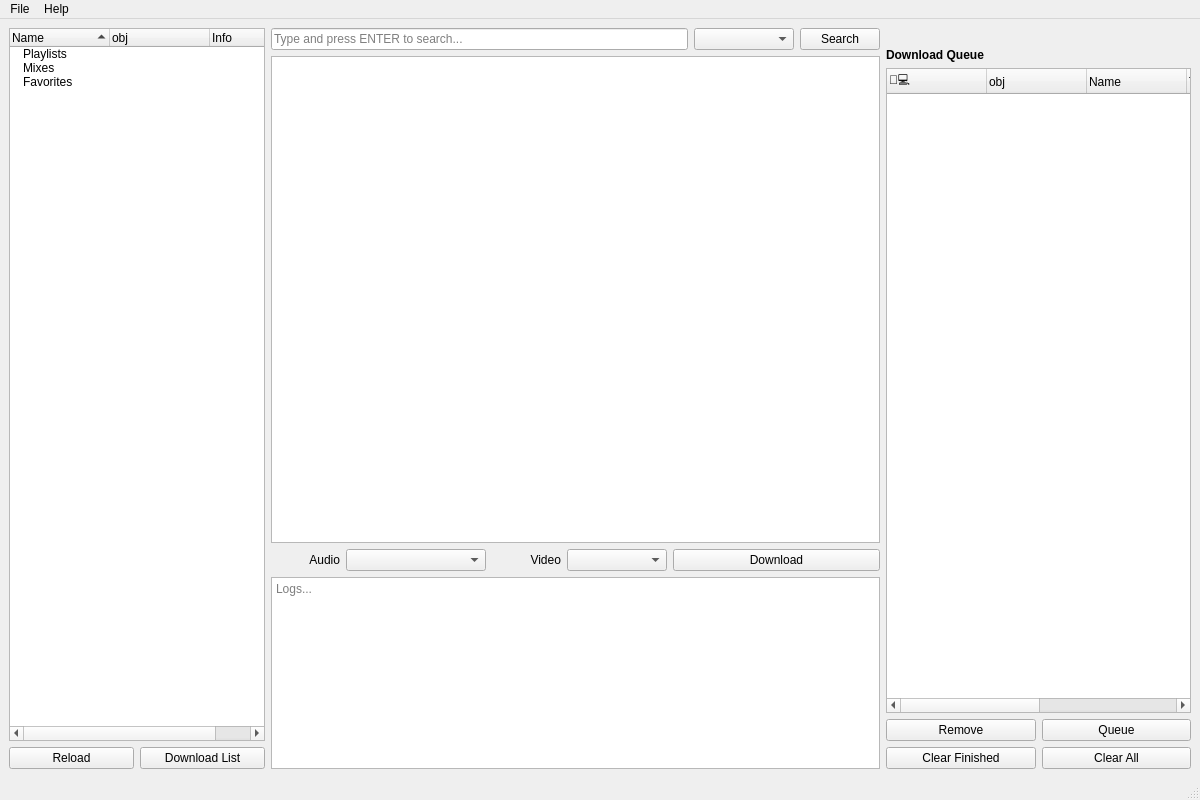
<?xml version="1.0" encoding="UTF-8"?>
<ui version="4.0">
 <class>MainWindow</class>
 <widget class="QMainWindow" name="MainWindow">
  <property name="geometry">
   <rect>
    <x>0</x>
    <y>0</y>
    <width>1200</width>
    <height>800</height>
   </rect>
  </property>
  <property name="windowTitle">
   <string>MainWindow</string>
  </property>
  <widget class="QWidget" name="w_central">
   <property name="enabled">
    <bool>true</bool>
   </property>
   <property name="sizePolicy">
    <sizepolicy hsizetype="Preferred" vsizetype="Expanding">
     <horstretch>100</horstretch>
     <verstretch>100</verstretch>
    </sizepolicy>
   </property>
   <property name="toolTip">
    <string notr="true"/>
   </property>
   <property name="statusTip">
    <string notr="true"/>
   </property>
   <property name="whatsThis">
    <string notr="true"/>
   </property>
   <property name="accessibleName">
    <string notr="true"/>
   </property>
   <property name="accessibleDescription">
    <string notr="true"/>
   </property>
   <layout class="QHBoxLayout" name="horizontalLayout" stretch="0,50,25">
    <item>
     <layout class="QVBoxLayout" name="lv_list_user">
      <item>
       <widget class="QTreeWidget" name="tr_lists_user">
        <property name="toolTip">
         <string notr="true"/>
        </property>
        <property name="statusTip">
         <string notr="true"/>
        </property>
        <property name="whatsThis">
         <string notr="true"/>
        </property>
        <property name="accessibleName">
         <string notr="true"/>
        </property>
        <property name="accessibleDescription">
         <string notr="true"/>
        </property>
        <property name="editTriggers">
         <set>QAbstractItemView::EditTrigger::NoEditTriggers</set>
        </property>
        <property name="showDropIndicator" stdset="0">
         <bool>false</bool>
        </property>
        <property name="selectionMode">
         <enum>QAbstractItemView::SelectionMode::ExtendedSelection</enum>
        </property>
        <property name="indentation">
         <number>10</number>
        </property>
        <property name="uniformRowHeights">
         <bool>true</bool>
        </property>
        <property name="sortingEnabled">
         <bool>true</bool>
        </property>
        <attribute name="headerCascadingSectionResizes">
         <bool>true</bool>
        </attribute>
        <attribute name="headerHighlightSections">
         <bool>true</bool>
        </attribute>
        <attribute name="headerShowSortIndicator" stdset="0">
         <bool>true</bool>
        </attribute>
        <column>
         <property name="text">
          <string notr="true">Name</string>
         </property>
         <property name="toolTip">
          <string notr="true"/>
         </property>
         <property name="statusTip">
          <string notr="true"/>
         </property>
         <property name="whatsThis">
          <string notr="true"/>
         </property>
        </column>
        <column>
         <property name="text">
          <string>obj</string>
         </property>
        </column>
        <column>
         <property name="text">
          <string notr="true">Info</string>
         </property>
         <property name="toolTip">
          <string notr="true"/>
         </property>
         <property name="statusTip">
          <string notr="true"/>
         </property>
         <property name="whatsThis">
          <string notr="true"/>
         </property>
        </column>
        <item>
         <property name="text">
          <string>Playlists</string>
         </property>
         <property name="text">
          <string/>
         </property>
         <property name="text">
          <string/>
         </property>
         <property name="flags">
          <set>ItemIsEnabled</set>
         </property>
        </item>
        <item>
         <property name="text">
          <string>Mixes</string>
         </property>
         <property name="text">
          <string/>
         </property>
         <property name="text">
          <string/>
         </property>
         <property name="flags">
          <set>ItemIsEnabled</set>
         </property>
        </item>
        <item>
         <property name="text">
          <string>Favorites</string>
         </property>
         <property name="text">
          <string/>
         </property>
         <property name="text">
          <string/>
         </property>
         <property name="flags">
          <set>ItemIsEnabled</set>
         </property>
        </item>
       </widget>
      </item>
      <item>
       <layout class="QHBoxLayout" name="lv_list_control">
        <item>
         <widget class="QPushButton" name="pb_reload_user_lists">
          <property name="sizePolicy">
           <sizepolicy hsizetype="Expanding" vsizetype="Fixed">
            <horstretch>0</horstretch>
            <verstretch>0</verstretch>
           </sizepolicy>
          </property>
          <property name="text">
           <string>Reload</string>
          </property>
         </widget>
        </item>
        <item>
         <widget class="QPushButton" name="pb_download_list">
          <property name="sizePolicy">
           <sizepolicy hsizetype="Expanding" vsizetype="Fixed">
            <horstretch>0</horstretch>
            <verstretch>0</verstretch>
           </sizepolicy>
          </property>
          <property name="text">
           <string>Download List</string>
          </property>
         </widget>
        </item>
       </layout>
      </item>
     </layout>
    </item>
    <item>
     <layout class="QVBoxLayout" name="lv_search_result" stretch="0,0,0,0">
      <property name="spacing">
       <number>-1</number>
      </property>
      <item>
       <layout class="QHBoxLayout" name="lh_search">
        <item>
         <widget class="QLineEdit" name="l_search">
          <property name="acceptDrops">
           <bool>false</bool>
          </property>
          <property name="toolTip">
           <string notr="true"/>
          </property>
          <property name="statusTip">
           <string notr="true"/>
          </property>
          <property name="whatsThis">
           <string notr="true"/>
          </property>
          <property name="accessibleName">
           <string notr="true"/>
          </property>
          <property name="accessibleDescription">
           <string notr="true"/>
          </property>
          <property name="locale">
           <locale language="English" country="UnitedStates"/>
          </property>
          <property name="text">
           <string notr="true"/>
          </property>
          <property name="placeholderText">
           <string notr="true">Type and press ENTER to search...</string>
          </property>
          <property name="clearButtonEnabled">
           <bool>true</bool>
          </property>
         </widget>
        </item>
        <item>
         <widget class="QComboBox" name="cb_search_type">
          <property name="minimumSize">
           <size>
            <width>100</width>
            <height>0</height>
           </size>
          </property>
          <property name="toolTip">
           <string notr="true"/>
          </property>
          <property name="statusTip">
           <string notr="true"/>
          </property>
          <property name="whatsThis">
           <string notr="true"/>
          </property>
          <property name="accessibleName">
           <string notr="true"/>
          </property>
          <property name="accessibleDescription">
           <string notr="true"/>
          </property>
          <property name="currentText">
           <string notr="true"/>
          </property>
          <property name="sizeAdjustPolicy">
           <enum>QComboBox::SizeAdjustPolicy::AdjustToContentsOnFirstShow</enum>
          </property>
          <property name="placeholderText">
           <string notr="true"/>
          </property>
         </widget>
        </item>
        <item>
         <widget class="QPushButton" name="pb_search">
          <property name="statusTip">
           <string notr="true"/>
          </property>
          <property name="whatsThis">
           <string notr="true"/>
          </property>
          <property name="accessibleName">
           <string notr="true"/>
          </property>
          <property name="accessibleDescription">
           <string notr="true"/>
          </property>
          <property name="text">
           <string notr="true">Search</string>
          </property>
          <property name="shortcut">
           <string notr="true"/>
          </property>
         </widget>
        </item>
       </layout>
      </item>
      <item>
       <widget class="QTreeView" name="tr_results">
        <property name="editTriggers">
         <set>QAbstractItemView::EditTrigger::NoEditTriggers</set>
        </property>
        <property name="showDropIndicator" stdset="0">
         <bool>false</bool>
        </property>
        <property name="dragDropOverwriteMode">
         <bool>false</bool>
        </property>
        <property name="alternatingRowColors">
         <bool>false</bool>
        </property>
        <property name="selectionMode">
         <enum>QAbstractItemView::SelectionMode::ExtendedSelection</enum>
        </property>
        <property name="indentation">
         <number>10</number>
        </property>
        <property name="sortingEnabled">
         <bool>true</bool>
        </property>
       </widget>
      </item>
      <item>
       <layout class="QHBoxLayout" name="lh_download" stretch="5,0,5,0,15">
        <item>
         <widget class="QLabel" name="l_quality_audio">
          <property name="toolTip">
           <string notr="true"/>
          </property>
          <property name="statusTip">
           <string notr="true"/>
          </property>
          <property name="whatsThis">
           <string notr="true"/>
          </property>
          <property name="accessibleName">
           <string notr="true"/>
          </property>
          <property name="accessibleDescription">
           <string notr="true"/>
          </property>
          <property name="text">
           <string notr="true">Audio</string>
          </property>
          <property name="alignment">
           <set>Qt::AlignmentFlag::AlignRight|Qt::AlignmentFlag::AlignTrailing|Qt::AlignmentFlag::AlignVCenter</set>
          </property>
         </widget>
        </item>
        <item>
         <widget class="QComboBox" name="cb_quality_audio">
          <property name="minimumSize">
           <size>
            <width>140</width>
            <height>0</height>
           </size>
          </property>
          <property name="toolTip">
           <string notr="true"/>
          </property>
          <property name="statusTip">
           <string notr="true"/>
          </property>
          <property name="whatsThis">
           <string notr="true"/>
          </property>
          <property name="accessibleName">
           <string notr="true"/>
          </property>
          <property name="accessibleDescription">
           <string notr="true"/>
          </property>
          <property name="currentText">
           <string notr="true"/>
          </property>
          <property name="sizeAdjustPolicy">
           <enum>QComboBox::SizeAdjustPolicy::AdjustToContentsOnFirstShow</enum>
          </property>
          <property name="placeholderText">
           <string notr="true"/>
          </property>
          <property name="frame">
           <bool>true</bool>
          </property>
         </widget>
        </item>
        <item>
         <widget class="QLabel" name="l_quality_video">
          <property name="toolTip">
           <string notr="true"/>
          </property>
          <property name="statusTip">
           <string notr="true"/>
          </property>
          <property name="whatsThis">
           <string notr="true"/>
          </property>
          <property name="accessibleName">
           <string notr="true"/>
          </property>
          <property name="accessibleDescription">
           <string notr="true"/>
          </property>
          <property name="text">
           <string notr="true">Video</string>
          </property>
          <property name="alignment">
           <set>Qt::AlignmentFlag::AlignRight|Qt::AlignmentFlag::AlignTrailing|Qt::AlignmentFlag::AlignVCenter</set>
          </property>
         </widget>
        </item>
        <item>
         <widget class="QComboBox" name="cb_quality_video">
          <property name="minimumSize">
           <size>
            <width>100</width>
            <height>0</height>
           </size>
          </property>
          <property name="toolTip">
           <string notr="true"/>
          </property>
          <property name="statusTip">
           <string notr="true"/>
          </property>
          <property name="whatsThis">
           <string notr="true"/>
          </property>
          <property name="accessibleName">
           <string notr="true"/>
          </property>
          <property name="accessibleDescription">
           <string notr="true"/>
          </property>
          <property name="currentText">
           <string notr="true"/>
          </property>
          <property name="sizeAdjustPolicy">
           <enum>QComboBox::SizeAdjustPolicy::AdjustToContentsOnFirstShow</enum>
          </property>
          <property name="placeholderText">
           <string notr="true"/>
          </property>
         </widget>
        </item>
        <item>
         <widget class="QPushButton" name="pb_download">
          <property name="toolTip">
           <string notr="true"/>
          </property>
          <property name="statusTip">
           <string notr="true"/>
          </property>
          <property name="whatsThis">
           <string notr="true"/>
          </property>
          <property name="accessibleName">
           <string notr="true"/>
          </property>
          <property name="accessibleDescription">
           <string notr="true"/>
          </property>
          <property name="text">
           <string notr="true">Download</string>
          </property>
          <property name="shortcut">
           <string notr="true"/>
          </property>
         </widget>
        </item>
       </layout>
      </item>
      <item>
       <widget class="QPlainTextEdit" name="te_debug">
        <property name="enabled">
         <bool>true</bool>
        </property>
        <property name="sizePolicy">
         <sizepolicy hsizetype="Expanding" vsizetype="Maximum">
          <horstretch>0</horstretch>
          <verstretch>0</verstretch>
         </sizepolicy>
        </property>
        <property name="maximumSize">
         <size>
          <width>16777215</width>
          <height>16777215</height>
         </size>
        </property>
        <property name="acceptDrops">
         <bool>false</bool>
        </property>
        <property name="toolTip">
         <string notr="true"/>
        </property>
        <property name="statusTip">
         <string notr="true"/>
        </property>
        <property name="whatsThis">
         <string notr="true"/>
        </property>
        <property name="accessibleName">
         <string notr="true"/>
        </property>
        <property name="accessibleDescription">
         <string notr="true"/>
        </property>
        <property name="undoRedoEnabled">
         <bool>false</bool>
        </property>
        <property name="readOnly">
         <bool>true</bool>
        </property>
        <property name="placeholderText">
         <string>Logs...</string>
        </property>
       </widget>
      </item>
     </layout>
    </item>
    <item>
     <layout class="QVBoxLayout" name="lv_info">
      <item>
       <layout class="QVBoxLayout" name="lv_info_item">
        <item>
         <layout class="QHBoxLayout" name="horizontalLayout_2">
          <item>
           <widget class="QLabel" name="l_pm_cover">
            <property name="sizePolicy">
             <sizepolicy hsizetype="Fixed" vsizetype="Fixed">
              <horstretch>0</horstretch>
              <verstretch>0</verstretch>
             </sizepolicy>
            </property>
            <property name="maximumSize">
             <size>
              <width>280</width>
              <height>280</height>
             </size>
            </property>
            <property name="baseSize">
             <size>
              <width>0</width>
              <height>0</height>
             </size>
            </property>
            <property name="frameShape">
             <enum>QFrame::Shape::NoFrame</enum>
            </property>
            <property name="text">
             <string/>
            </property>
            <property name="pixmap">
             <pixmap>default_album_image.png</pixmap>
            </property>
            <property name="scaledContents">
             <bool>true</bool>
            </property>
            <property name="alignment">
             <set>Qt::AlignmentFlag::AlignHCenter|Qt::AlignmentFlag::AlignTop</set>
            </property>
           </widget>
          </item>
         </layout>
        </item>
       </layout>
      </item>
      <item>
       <layout class="QVBoxLayout" name="lv_queue_download">
        <item>
         <widget class="QLabel" name="l_h_queue_download">
          <property name="font">
           <font>
            <italic>false</italic>
            <bold>true</bold>
            <kerning>true</kerning>
           </font>
          </property>
          <property name="text">
           <string>Download Queue</string>
          </property>
         </widget>
        </item>
        <item>
         <widget class="QTreeWidget" name="tr_queue_download">
          <property name="editTriggers">
           <set>QAbstractItemView::EditTrigger::NoEditTriggers</set>
          </property>
          <property name="tabKeyNavigation">
           <bool>false</bool>
          </property>
          <property name="showDropIndicator" stdset="0">
           <bool>false</bool>
          </property>
          <property name="dragDropOverwriteMode">
           <bool>false</bool>
          </property>
          <property name="selectionMode">
           <enum>QAbstractItemView::SelectionMode::ExtendedSelection</enum>
          </property>
          <property name="selectionBehavior">
           <enum>QAbstractItemView::SelectionBehavior::SelectRows</enum>
          </property>
          <property name="rootIsDecorated">
           <bool>false</bool>
          </property>
          <property name="itemsExpandable">
           <bool>false</bool>
          </property>
          <property name="sortingEnabled">
           <bool>false</bool>
          </property>
          <property name="expandsOnDoubleClick">
           <bool>false</bool>
          </property>
          <attribute name="headerShowSortIndicator" stdset="0">
           <bool>false</bool>
          </attribute>
          <attribute name="headerStretchLastSection">
           <bool>false</bool>
          </attribute>
          <column>
           <property name="text">
            <string notr="true">🧑‍💻️</string>
           </property>
          </column>
          <column>
           <property name="text">
            <string>obj</string>
           </property>
          </column>
          <column>
           <property name="text">
            <string>Name</string>
           </property>
          </column>
          <column>
           <property name="text">
            <string>Type</string>
           </property>
          </column>
          <column>
           <property name="text">
            <string>Quality Audio</string>
           </property>
          </column>
          <column>
           <property name="text">
            <string>Quality Video</string>
           </property>
          </column>
         </widget>
        </item>
        <item>
         <layout class="QHBoxLayout" name="horizontalLayout_4">
          <item>
           <widget class="QPushButton" name="pb_queue_download_remove">
            <property name="enabled">
             <bool>true</bool>
            </property>
            <property name="text">
             <string>Remove</string>
            </property>
            <property name="icon">
             <iconset theme="QIcon::ThemeIcon::EditClear"/>
            </property>
           </widget>
          </item>
          <item>
           <widget class="QPushButton" name="pb_queue_download_toggle">
            <property name="text">
             <string>Queue</string>
            </property>
            <property name="icon">
             <iconset theme="QIcon::ThemeIcon::MediaPlaybackPause"/>
            </property>
           </widget>
          </item>
         </layout>
        </item>
        <item>
         <layout class="QHBoxLayout" name="horizontalLayout_3">
          <item>
           <widget class="QPushButton" name="pb_queue_download_clear_finished">
            <property name="text">
             <string>Clear Finished</string>
            </property>
           </widget>
          </item>
          <item>
           <widget class="QPushButton" name="pb_queue_download_clear_all">
            <property name="text">
             <string>Clear All</string>
            </property>
           </widget>
          </item>
         </layout>
        </item>
       </layout>
      </item>
     </layout>
    </item>
   </layout>
  </widget>
  <widget class="QMenuBar" name="menubar">
   <property name="geometry">
    <rect>
     <x>0</x>
     <y>0</y>
     <width>1200</width>
     <height>24</height>
    </rect>
   </property>
   <property name="toolTip">
    <string notr="true"/>
   </property>
   <property name="statusTip">
    <string notr="true"/>
   </property>
   <property name="whatsThis">
    <string notr="true"/>
   </property>
   <property name="accessibleName">
    <string notr="true"/>
   </property>
   <property name="accessibleDescription">
    <string notr="true"/>
   </property>
   <widget class="QMenu" name="m_file">
    <property name="toolTip">
     <string notr="true"/>
    </property>
    <property name="statusTip">
     <string notr="true"/>
    </property>
    <property name="whatsThis">
     <string notr="true"/>
    </property>
    <property name="accessibleName">
     <string notr="true"/>
    </property>
    <property name="accessibleDescription">
     <string notr="true"/>
    </property>
    <property name="title">
     <string>File</string>
    </property>
    <addaction name="a_preferences"/>
    <addaction name="a_logout"/>
    <addaction name="a_exit"/>
   </widget>
   <widget class="QMenu" name="m_help">
    <property name="title">
     <string>Help</string>
    </property>
    <addaction name="a_version"/>
    <addaction name="a_updates_check"/>
   </widget>
   <addaction name="m_file"/>
   <addaction name="m_help"/>
  </widget>
  <widget class="QStatusBar" name="statusbar">
   <property name="toolTip">
    <string notr="true"/>
   </property>
   <property name="statusTip">
    <string notr="true"/>
   </property>
   <property name="whatsThis">
    <string notr="true"/>
   </property>
   <property name="accessibleName">
    <string notr="true"/>
   </property>
   <property name="accessibleDescription">
    <string notr="true"/>
   </property>
   <property name="layoutDirection">
    <enum>Qt::LayoutDirection::LeftToRight</enum>
   </property>
  </widget>
  <action name="a_preferences">
   <property name="enabled">
    <bool>true</bool>
   </property>
   <property name="text">
    <string notr="true">Preferences...</string>
   </property>
   <property name="iconText">
    <string notr="true">Preferences...</string>
   </property>
   <property name="toolTip">
    <string notr="true">Preferences...</string>
   </property>
   <property name="statusTip">
    <string notr="true"/>
   </property>
   <property name="whatsThis">
    <string notr="true"/>
   </property>
  </action>
  <action name="a_version">
   <property name="text">
    <string>Version</string>
   </property>
  </action>
  <action name="a_exit">
   <property name="text">
    <string>Quit Tidal DL Pro</string>
   </property>
  </action>
  <action name="a_logout">
   <property name="text">
    <string>Logout</string>
   </property>
  </action>
  <action name="a_updates_check">
   <property name="text">
    <string>Check for Updates</string>
   </property>
  </action>
 </widget>
 <resources/>
 <connections/>
</ui>
